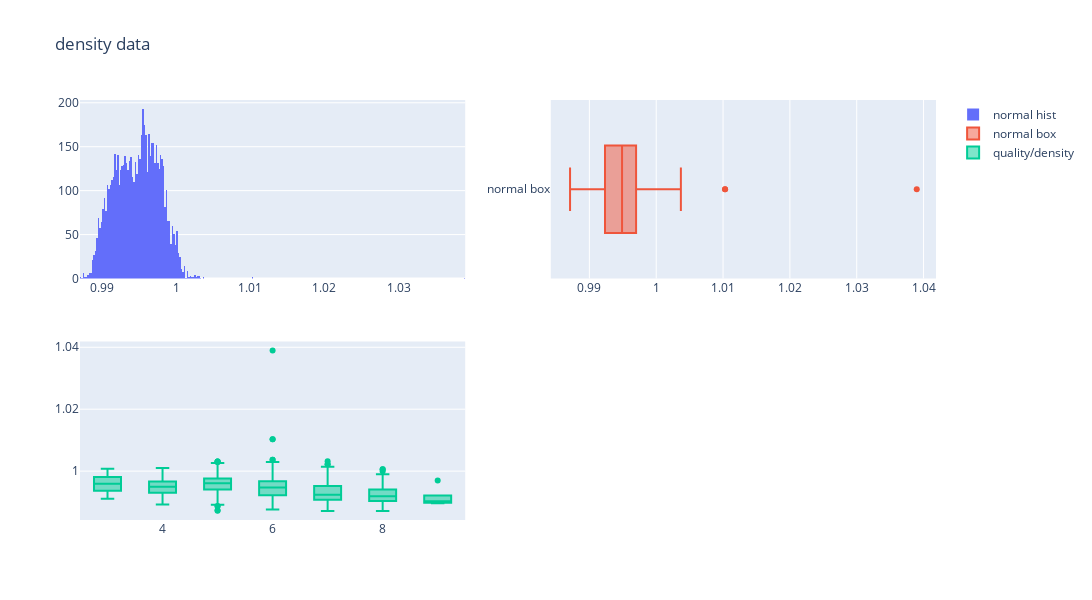

The notebook cell this image was saved under:
### Markdown cell above
---
Density

### Code cell
fig = make_subplots(rows=2,cols=2)

#histogram for red
fig.append_trace(go.Histogram(
    x=total_wine["density"],
    name="normal hist"), row=1,col=1)

#boxplot for red
fig.append_trace(go.Box(
    x=total_wine["density"],
    name="normal box"
),row=1,col=2)

fig.append_trace(go.Box(
    x=total_wine["quality"],
    y=total_wine["density"],
    name="quality/density"
),row=2, col=1)

#histogram for white
fig.update_layout(height=600, width=1200, title_text="density data")
fig.show()

### Figure 1 — Plotly figure (JSON) as saved in the notebook; plotly's stock layout.template omitted (floating-point values rounded to 4 significant figures; data arrays with more than 128 entries replaced by an {"elided": "..."} marker saying what was removed)
{"data": [{"name": "normal hist", "type": "histogram", "x": {"elided": "6497 float values"}, "xaxis": "x", "yaxis": "y"}, {"name": "normal box", "type": "box", "x": {"elided": "6497 float values"}, "xaxis": "x2", "yaxis": "y2"}, {"name": "quality/density", "type": "box", "x": {"elided": "6497 int values"}, "xaxis": "x3", "y": {"elided": "6497 float values"}, "yaxis": "y3"}], "layout": {"height": 600, "title": {"text": "density data"}, "width": 1200, "xaxis": {"anchor": "y", "domain": [0, 0.45]}, "xaxis2": {"anchor": "y2", "domain": [0.55, 1]}, "xaxis3": {"anchor": "y3", "domain": [0, 0.45]}, "xaxis4": {"anchor": "y4", "domain": [0.55, 1]}, "yaxis": {"anchor": "x", "domain": [0.575, 1]}, "yaxis2": {"anchor": "x2", "domain": [0.575, 1]}, "yaxis3": {"anchor": "x3", "domain": [0, 0.425]}, "yaxis4": {"anchor": "x4", "domain": [0, 0.425]}}}
